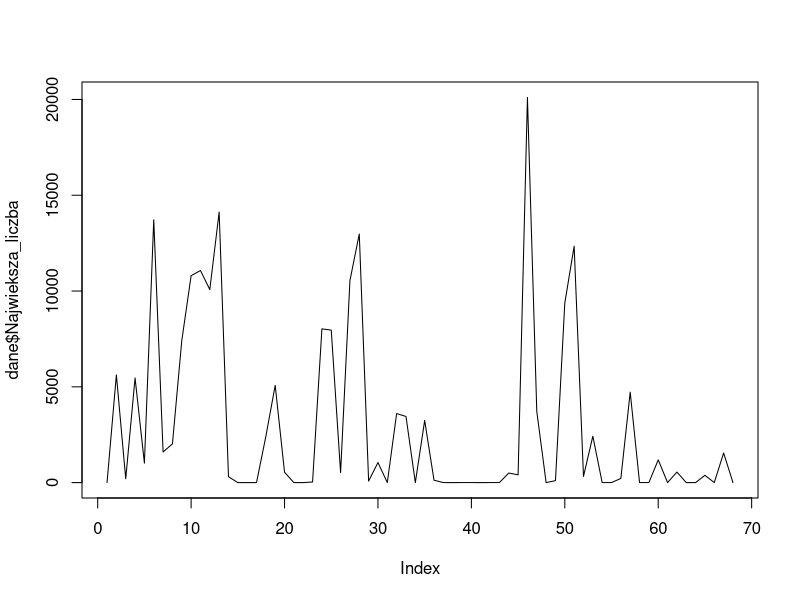
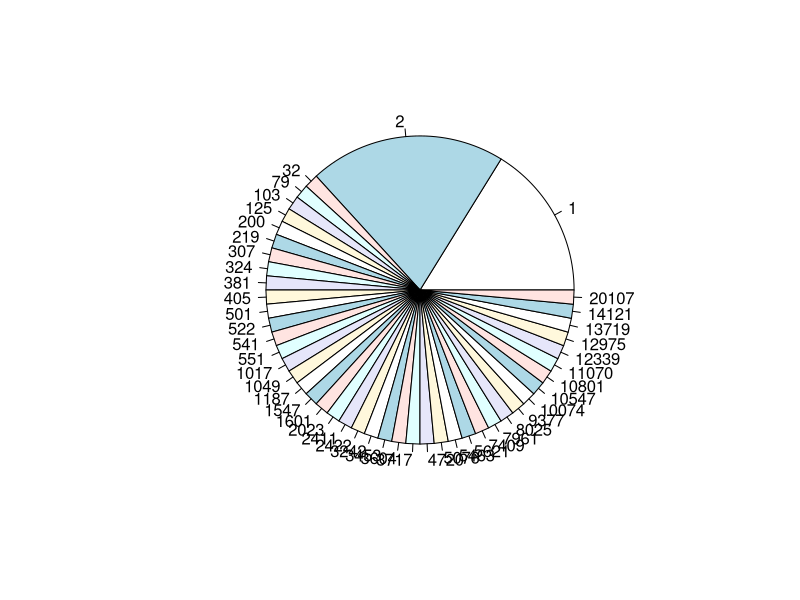

Recreate these plots in R, in order. (Note: this script raises an error after producing the figures.)
## ---- chunk 1
knitr::opts_chunk$set(echo = TRUE)
## ---- chunk 2
dane<-read.csv('aszczepaniak-data.csv', header = TRUE)
View(dane)
## ---- chunk 3
library(dplyr)
## ---- chunk 4
dane %>%
group_by(dane$Wolumen)%>%
summarise(Najwieksza_liczba = max(Najwyzszy))
## ---- chunk 5
plot(dane$Wolumen, dane$Najwieksza_liczba , type="l")
percentage <- table(dane$Wolumen)
pie(percentage)
## ---- chunk 6
dane %>%
filter(dane$Wolumen> 2000, dane$Najwyzszy<2.70, dane$Najnizszy>2.20) -> dane2

plot(dane2$Data, dane2$Wolumen)
hist(table(dane$Najwyzszy<2.70))
percentage <- table(dane2$Wolumen) 
pie(percentage)
boxplot(dane2$Wolumen, dane2$Najwyzszy, dane2$Najnizszy)

## ---- chunk 7
dane %>%
mutate(wieksza_liczba1 = dane$Najwyzszy,dane$Najnizszy) -> dane3
dane3
dane %>%
mutate(wieksza_liczba2 = dane$Otwarcie,dane$Zamkniecie) -> dane4
dane4

hist(table(dane3$wieksza_liczba1))
hist(table(dane4$wieksza_liczba2))
plot(dane3$wieksza_liczba1, dane4$wieksza_liczba2, type = "p")
boxplot(dane3$wieksza_liczba1, dane4$wieksza_liczba2)
